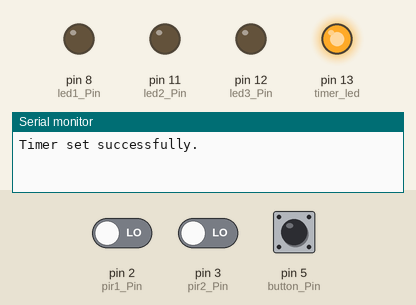
Simulated run of this sketch. Board: Arduino Uno, built with avr-gcc and run on an emulated ATmega328P. On the bench: output pins drawn as LEDs (lit = HIGH), the last lines printed to the serial monitor. The test bench sets the inputs (shaded band); at power-on: pin 2 (pir1_Pin) LOW, pin 5 (button_Pin) LOW, pin 3 (pir2_Pin) LOW.

Above: at 1.2 s.
1.3 s: pin 2 (pir1_Pin) driven HIGH
At 2.6 s:
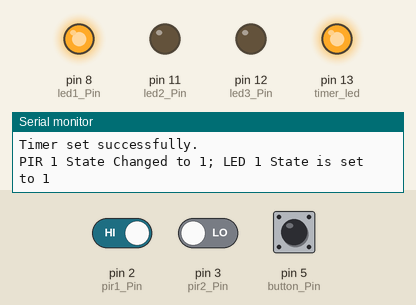
4.3 s: pin 5 (button_Pin) pulled HIGH for 0.15 s
At 4.9 s:
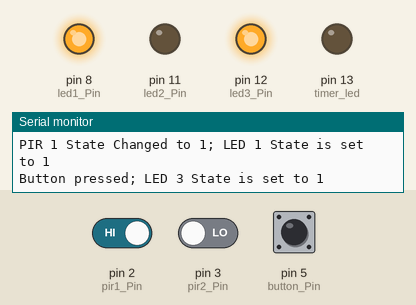
7.4 s: pin 3 (pir2_Pin) driven HIGH
At 8.9 s:
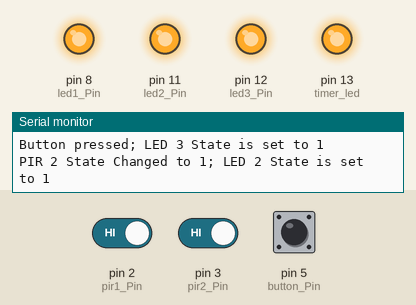
10.4 s: pin 5 (button_Pin) pulled HIGH for 1 s
At 10.7 s:
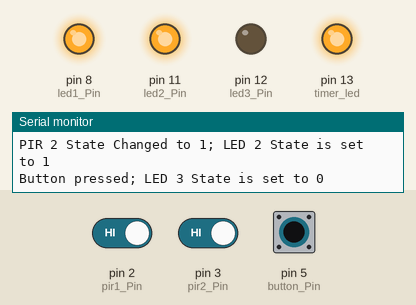
14.4 s: pin 2 (pir1_Pin) driven LOW
At 15.0 s:
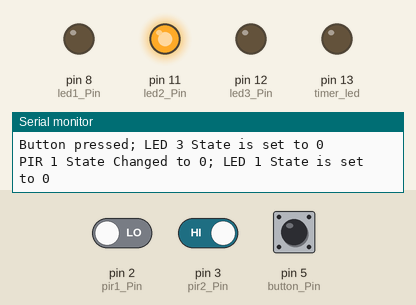
17.4 s: pin 3 (pir2_Pin) driven LOW
At 20.4 s:
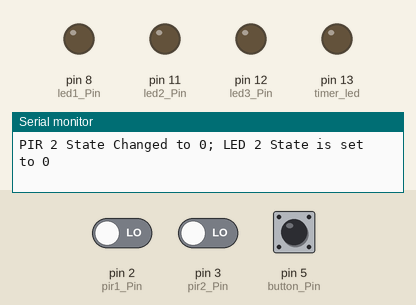
Timing chart, 0 to 21.4 s (numbered marks = the images above; inputs shaded):
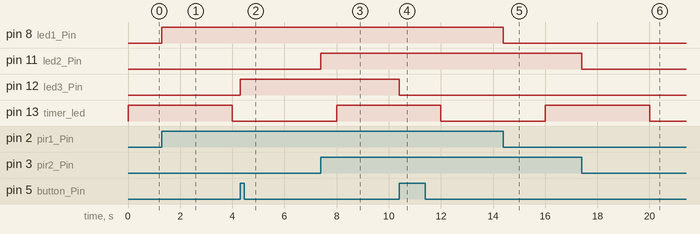

Measured:
- after the input at 1.3 s, pin 8 (led1_Pin): LOW → HIGH at once
- after the input at 4.3 s, pin 12 (led3_Pin): LOW → HIGH at once
- after the input at 7.4 s, pin 11 (led2_Pin): LOW → HIGH at once
- after the input at 10.4 s, pin 12 (led3_Pin): HIGH → LOW at once
- after the input at 14.4 s, pin 8 (led1_Pin): HIGH → LOW at once
- after the input at 17.4 s, pin 11 (led2_Pin): HIGH → LOW at once

The sketch:

Task1.4D.ino
```cpp
// Program to deal with multiple inputs
// using the internal interrupt pins
// And set timer to make the built-in LED blink

// Input 1 - PIR sensor in pin 2
const int pir1_Pin = 2;
const int led1_Pin = 8;
int pir1_State = LOW;
int led1_State = LOW;

// Input 2 - PIR sensor in pin 3
const int pir2_Pin = 3;
const int led2_Pin = 11;
int pir2_State = LOW;
int led2_State = LOW;

// Input 3 - Button in pin 4
const int button_Pin = 5;
const int led3_Pin = 12;
int button_State = LOW;
int led3_State = LOW;

// Built-in LED for Timer
const int timer_led = 13;

void setup()
{
  // Initialize Input and Output Pins
  pinMode(pir1_Pin, INPUT);
  pinMode(led1_Pin, OUTPUT);

  pinMode(pir2_Pin, INPUT);
  pinMode(led2_Pin, OUTPUT);

  pinMode(button_Pin, INPUT);
  pinMode(led3_Pin, OUTPUT);

  pinMode(timer_led, OUTPUT);

  Serial.begin(9600);

  // Enable interrupts on pins 2,3 and 5
  PCICR |= B00000100;
  PCMSK2 |= B00101100;

  // Start Timer
  // Seconds value should be greater than zero.
  float seconds = 4;
  int timer_set = startTimer(1/seconds);
  // Check if timer is set successfully
  if(timer_set == 0)
    Serial.print("\nTimer set successfully.");
  else
    Serial.print("\nTimer not set.");
}

// Function to start timer
int startTimer(double timerFrequency)
{
  noInterrupts();

  double prescaler;
  int compare_reg;

  // Do not set timer if timerFrequency is Invalid
  if(timerFrequency <= 0)
  {
    interrupts();
    return -1;
  }
  else
  {
    // Calculate prescaler and OCR1A
    prescaler = 1024;
    compare_reg = ((16000000 / (prescaler * timerFrequency)) - 1);
    if(compare_reg >= 65536)
    {
        prescaler = 256;
        compare_reg = ((16000000 / (prescaler * timerFrequency)) - 1);
    }
    if(compare_reg >= 65536)
    {
        prescaler = 64;
        compare_reg = ((16000000 / (prescaler * timerFrequency)) - 1);
    }
    if(compare_reg >= 65536)
    {
        prescaler = 8;
        compare_reg = ((16000000 / (prescaler * timerFrequency)) - 1);
    }
    if(compare_reg >= 65536)
    {
        prescaler = 1;
        compare_reg = ((16000000 / (prescaler * timerFrequency)) - 1);
    }
  }

  // Do not set timer if timerFrequency is Invalid
  if(compare_reg >= 65536)
  {
    interrupts();
    return -1;
  }

  // Clear registers
  TCCR1A = 0;
  TCCR1B = 0;
  TCNT1 = 0;

  // Set OCR1A
  OCR1A = compare_reg;

  // Set prescaler
  if(prescaler == 1) TCCR1B |= (1 << CS10);
  else if (prescaler == 8) TCCR1B |= (1 << CS11);
  else if (prescaler == 64) TCCR1B |= (1 << CS11) | (1 << CS10);
  else if (prescaler == 256) TCCR1B |= (1 << CS12);
  else if (prescaler == 1024) TCCR1B |= (1 << CS12) | (1 << CS10);

  // CTC
  TCCR1B |= (1 << WGM12);

  // Enable timer compare interrupt
  TIMSK1 |= (1 << OCIE1A);

  interrupts();
  return 0;
}

// Interrupt Service Routine for internal interrupts on Port D
ISR(PCINT2_vect)
{
   if(digitalRead(pir1_Pin) != pir1_State)
   {
     pir1_State = !pir1_State;
     led1_State = !led1_State;
     digitalWrite(led1_Pin, led1_State);
     Serial.print("\nPIR 1 State Changed to ");
  	 Serial.print(pir1_State);
     Serial.print("; LED 1 State is set to ");
     Serial.print(led1_State);
   }
   else if(digitalRead(pir2_Pin) != pir2_State)
   {
     pir2_State = !pir2_State;
     led2_State = !led2_State;
     digitalWrite(led2_Pin, led2_State);
     Serial.print("\nPIR 2 State Changed to ");
  	 Serial.print(pir2_State);
     Serial.print("; LED 2 State is set to ");
     Serial.print(led2_State);
   }
   else if(digitalRead(button_Pin))
   {
     led3_State = !led3_State;
     digitalWrite(led3_Pin, led3_State);
     Serial.print("\nButton pressed");
     Serial.print("; LED 3 State is set to ");
     Serial.print(led3_State);
   }
}

// Interrupt Service Routine for Timer
ISR(TIMER1_COMPA_vect)
{
  digitalWrite(timer_led, !digitalRead(timer_led));
}

void loop()
{

}
```
